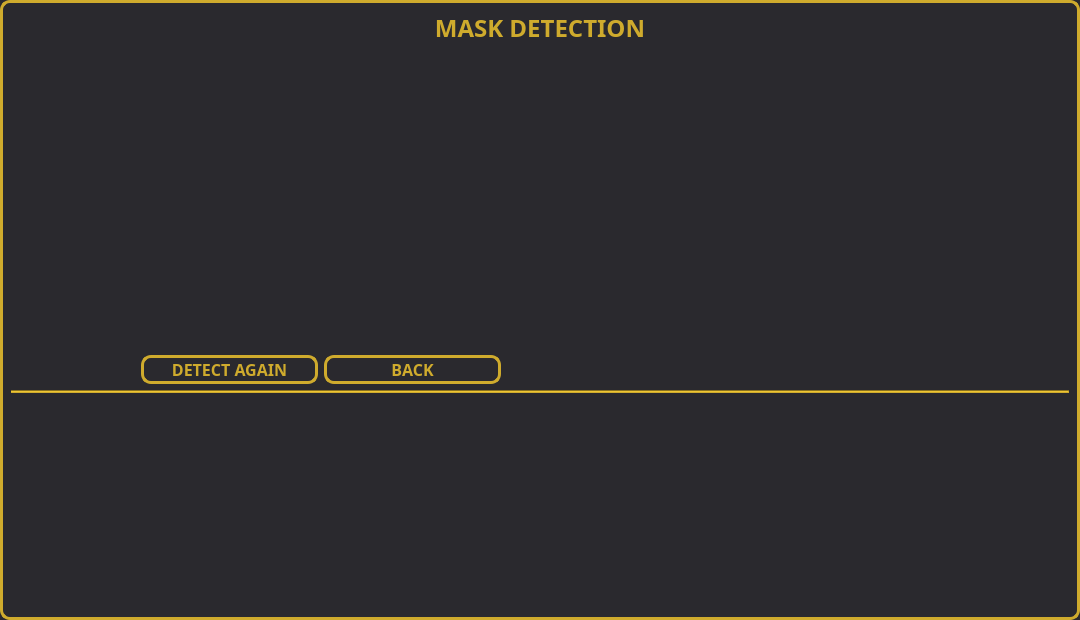
<?xml version="1.0" encoding="UTF-8"?>
<ui version="4.0">
 <class>DetectDialog</class>
 <widget class="QDialog" name="DetectDialog">
  <property name="geometry">
   <rect>
    <x>0</x>
    <y>0</y>
    <width>1080</width>
    <height>620</height>
   </rect>
  </property>
  <property name="minimumSize">
   <size>
    <width>1080</width>
    <height>620</height>
   </size>
  </property>
  <property name="font">
   <font>
    <family>MS Sans Serif</family>
   </font>
  </property>
  <property name="windowTitle">
   <string>Dialog</string>
  </property>
  <property name="styleSheet">
   <string notr="true">QDialog{
color: #cfab2d;
background-color: #2a292e;
border: 3px solid #cfab2d;
border-radius: 10px;}
   </string>
  </property>
  <layout class="QHBoxLayout" name="horizontalLayout_9">
   <item>
    <layout class="QVBoxLayout" name="main_vlayout">
     <item>
      <widget class="QLabel" name="title_label">
       <property name="minimumSize">
        <size>
         <width>0</width>
         <height>30</height>
        </size>
       </property>
       <property name="font">
        <font>
         <family>sans-serif</family>
         <pointsize>-1</pointsize>
         <weight>75</weight>
         <italic>false</italic>
         <bold>true</bold>
        </font>
       </property>
       <property name="styleSheet">
        <string notr="true">QLabel{
    color: #cfab2d;
    text-align: center;
	margin: 0 auto;
    font-weight: bold;
	font-size: 24px;
    font-family: sans-serif;
    text-transform: uppercase;
    letter-spacing: 0.1em;
}</string>
       </property>
       <property name="text">
        <string>MASK DETECTION</string>
       </property>
       <property name="alignment">
        <set>Qt::AlignCenter</set>
       </property>
      </widget>
     </item>
     <item>
      <layout class="QHBoxLayout" name="buttons_photo_hlayout">
       <item>
        <layout class="QVBoxLayout" name="label_buttons_vlayout">
         <item>
          <spacer name="v_spac_1">
           <property name="orientation">
            <enum>Qt::Vertical</enum>
           </property>
           <property name="sizeHint" stdset="0">
            <size>
             <width>20</width>
             <height>40</height>
            </size>
           </property>
          </spacer>
         </item>
         <item>
          <layout class="QVBoxLayout" name="labels_vlayout">
           <property name="leftMargin">
            <number>0</number>
           </property>
           <item alignment="Qt::AlignHCenter">
            <widget class="QLabel" name="delay_label">
             <property name="maximumSize">
              <size>
               <width>300</width>
               <height>40</height>
              </size>
             </property>
             <property name="styleSheet">
              <string notr="true">QLabel[is_hidden=&quot;false&quot;]{
border: 2px solid #cfab2d;
font-family:sans-serif;
text-align: center;
color: #cfab2d;
font-size: 16px;
font-weight: bold;
border-radius: 10px;
letter-spacing: 0.1em;
text-transform: uppercase;
min-width: 300px;
min-height: 40px;
}
QLabel[is_hidden=&quot;true&quot;]{
border: 0px solid black;
}</string>
             </property>
             <property name="text">
              <string/>
             </property>
             <property name="alignment">
              <set>Qt::AlignCenter</set>
             </property>
            </widget>
           </item>
           <item>
            <spacer name="verticalSpacer">
             <property name="orientation">
              <enum>Qt::Vertical</enum>
             </property>
             <property name="sizeHint" stdset="0">
              <size>
               <width>20</width>
               <height>40</height>
              </size>
             </property>
            </spacer>
           </item>
           <item alignment="Qt::AlignHCenter">
            <widget class="QLabel" name="conf_label">
             <property name="maximumSize">
              <size>
               <width>300</width>
               <height>40</height>
              </size>
             </property>
             <property name="styleSheet">
              <string notr="true">QLabel[is_hidden=&quot;false&quot;]{
border: 2px solid #cfab2d;
font-family:sans-serif;
text-align: center;
color: #cfab2d;
font-size: 16px;
font-weight: bold;
border-radius: 10px;
letter-spacing: 0.1em;
text-transform: uppercase;
min-width: 300px;
min-height: 40px;
}
QLabel[is_hidden=&quot;true&quot;]{
border: 0px soild black;
}</string>
             </property>
             <property name="text">
              <string/>
             </property>
             <property name="alignment">
              <set>Qt::AlignCenter</set>
             </property>
            </widget>
           </item>
           <item>
            <spacer name="v_spac_3">
             <property name="orientation">
              <enum>Qt::Vertical</enum>
             </property>
             <property name="sizeHint" stdset="0">
              <size>
               <width>20</width>
               <height>40</height>
              </size>
             </property>
            </spacer>
           </item>
           <item alignment="Qt::AlignHCenter">
            <widget class="QLabel" name="pred_label">
             <property name="minimumSize">
              <size>
               <width>0</width>
               <height>0</height>
              </size>
             </property>
             <property name="maximumSize">
              <size>
               <width>300</width>
               <height>40</height>
              </size>
             </property>
             <property name="styleSheet">
              <string notr="true">QLabel[is_hidden=&quot;false&quot;]{
border: 2px solid #cfab2d;
font-family:sans-serif;
text-align: center;
color: #cfab2d;
font-size: 14px;
font-weight: bold;
border-radius: 10px;
letter-spacing: 0.1em;
text-transform: uppercase;
min-width: 300px;
min-height: 40px;
}
QLabel[is_hidden=&quot;true&quot;]{
border: 0px solid black;
}</string>
             </property>
             <property name="text">
              <string/>
             </property>
             <property name="alignment">
              <set>Qt::AlignCenter</set>
             </property>
            </widget>
           </item>
          </layout>
         </item>
         <item>
          <spacer name="v_spac_4">
           <property name="orientation">
            <enum>Qt::Vertical</enum>
           </property>
           <property name="sizeHint" stdset="0">
            <size>
             <width>20</width>
             <height>40</height>
            </size>
           </property>
          </spacer>
         </item>
         <item>
          <layout class="QHBoxLayout" name="buttons_hlayout">
           <property name="leftMargin">
            <number>0</number>
           </property>
           <property name="rightMargin">
            <number>0</number>
           </property>
           <item>
            <widget class="QPushButton" name="detect_again_button">
             <property name="minimumSize">
              <size>
               <width>0</width>
               <height>0</height>
              </size>
             </property>
             <property name="maximumSize">
              <size>
               <width>177</width>
               <height>16777215</height>
              </size>
             </property>
             <property name="styleSheet">
              <string notr="true">/*QPushButton {
border: 2px solid gold;
font: sans-serif;
color: #cfab2d;
background-color: #2a292e;
text-align: center;
font-size: 12px;
}

QPushButton:hover {
border: 2px solid gold;
font: 13 px &quot;sans-serif&quot;;
color:#2a292e;
background-color: #cfab2d;
}
*/
QPushButton{
    color: #cfab2d;
    background-color: #2a292e;
    text-align: center;
    max-width: 33em;
    width: 9em;
    font-size: 16px;
    height: 2em;
    font-weight: bold;
    font-family: sans-serif;
    text-transform: uppercase;
    letter-spacing: 0.1em;
    border: 3px solid #cfab2d;
    border-radius: 10px;
}

QPushButton:hover{
    color:#2a292e;
    background-color: #cfab2d;
}</string>
             </property>
             <property name="text">
              <string>DETECT AGAIN</string>
             </property>
            </widget>
           </item>
           <item>
            <widget class="QPushButton" name="back_button">
             <property name="minimumSize">
              <size>
               <width>0</width>
               <height>0</height>
              </size>
             </property>
             <property name="maximumSize">
              <size>
               <width>177</width>
               <height>16777215</height>
              </size>
             </property>
             <property name="styleSheet">
              <string notr="true">/*QPushButton {
border: 2px solid gold;
font: sans-serif;
color: #cfab2d;
background-color: #2a292e;
text-align: center;
font-size: 12px;
}

QPushButton:hover {
border: 2px solid gold;
font: 13 px &quot;sans-serif&quot;;
color:#2a292e;
background-color: #cfab2d;
}
*/
QPushButton{
    color: #cfab2d;
    background-color: #2a292e;
    text-align: center;
    max-width: 33em;
    width: 9em;
    font-size: 16px;
    height: 2em;
    font-weight: bold;
    font-family: sans-serif;
    text-transform: uppercase;
    letter-spacing: 0.1em;
    border: 3px solid #cfab2d;
    border-radius: 10px;
}

QPushButton:hover{
    color:#2a292e;
    background-color: #cfab2d;
}</string>
             </property>
             <property name="text">
              <string>BACK</string>
             </property>
            </widget>
           </item>
          </layout>
         </item>
        </layout>
       </item>
       <item>
        <widget class="QLabel" name="main_image_label">
         <property name="minimumSize">
          <size>
           <width>300</width>
           <height>300</height>
          </size>
         </property>
         <property name="maximumSize">
          <size>
           <width>300</width>
           <height>300</height>
          </size>
         </property>
         <property name="styleSheet">
          <string notr="true">QLabel[is_hidden=&quot;false&quot;]{
border: 3px solid #cfab2d;
border-radius: 10px;
}
QLabel[is_hidden=&quot;true&quot;]{
font-family:sans-serif;
text-align: center;
color: #cfab2d;
font-size: 14px;
font-weight: bold;
letter-spacing: 0.1em;
text-transform: uppercase;
}</string>
         </property>
         <property name="text">
          <string/>
         </property>
        </widget>
       </item>
      </layout>
     </item>
     <item>
      <widget class="Line" name="line">
       <property name="styleSheet">
        <string notr="true">
background-color: #cfab2d;</string>
       </property>
       <property name="orientation">
        <enum>Qt::Horizontal</enum>
       </property>
      </widget>
     </item>
     <item>
      <layout class="QHBoxLayout" name="history_hlayout">
       <item>
        <layout class="QVBoxLayout" name="history_1_vlayout">
         <item alignment="Qt::AlignHCenter|Qt::AlignVCenter">
          <widget class="QLabel" name="image_label_1">
           <property name="minimumSize">
            <size>
             <width>150</width>
             <height>150</height>
            </size>
           </property>
           <property name="maximumSize">
            <size>
             <width>150</width>
             <height>150</height>
            </size>
           </property>
           <property name="styleSheet">
            <string notr="true">
QLabel[is_hidden=&quot;false&quot;]{
border: 3px solid #cfab2d;
border-radius: 10px;
}

QLabel[is_hidden=&quot;true&quot;]{
border: 3px solid #2a292e;
border-radius: 10px;
}</string>
           </property>
           <property name="text">
            <string/>
           </property>
          </widget>
         </item>
         <item>
          <widget class="QLabel" name="pred_label_1">
           <property name="styleSheet">
            <string notr="true">QLabel[is_hidden=&quot;false&quot;]{
border: 1px solid #cfab2d;
font-family:sans-serif;
color: #cfab2d;
font-size: 10px;
text-align: center;
border-radius: 5px;
font-weight: bold;
font-family: sans-serif;
text-transform: uppercase;
letter-spacing: 0.1em;
}
QLabel[is_hidden=&quot;true&quot;]{
border: 1px solid #2a292e;
font-family:sans-serif;
color: #2a292e;
font-size: 10px;
text-align: center;
border-radius: 5px;
font-weight: bold;
font-family: sans-serif;
text-transform: uppercase;
letter-spacing: 0.1em;
}
</string>
           </property>
           <property name="text">
            <string/>
           </property>
           <property name="alignment">
            <set>Qt::AlignCenter</set>
           </property>
          </widget>
         </item>
         <item>
          <widget class="QLabel" name="conf_label_1">
           <property name="styleSheet">
            <string notr="true">QLabel[is_hidden=&quot;false&quot;]{
border: 1px solid #cfab2d;
font-family:sans-serif;
color: #cfab2d;
font-size: 10px;
text-align: center;
border-radius: 5px;
font-weight: bold;
font-family: sans-serif;
text-transform: uppercase;
letter-spacing: 0.1em;
}
QLabel[is_hidden=&quot;true&quot;]{
border: 1px solid #2a292e;
font-family:sans-serif;
color: #2a292e;
font-size: 10px;
text-align: center;
border-radius: 5px;
font-weight: bold;
font-family: sans-serif;
text-transform: uppercase;
letter-spacing: 0.1em;
}
</string>
           </property>
           <property name="text">
            <string/>
           </property>
           <property name="alignment">
            <set>Qt::AlignCenter</set>
           </property>
          </widget>
         </item>
         <item>
          <widget class="QLabel" name="sec_label_1">
           <property name="styleSheet">
            <string notr="true">QLabel[is_hidden=&quot;false&quot;]{
border: 1px solid #cfab2d;
font-family:sans-serif;
color: #cfab2d;
font-size: 10px;
text-align: center;
border-radius: 5px;
font-weight: bold;
font-family: sans-serif;
text-transform: uppercase;
letter-spacing: 0.1em;
}
QLabel[is_hidden=&quot;true&quot;]{
border: 1px solid #2a292e;
font-family:sans-serif;
color: #2a292e;
font-size: 10px;
text-align: center;
border-radius: 5px;
font-weight: bold;
font-family: sans-serif;
text-transform: uppercase;
letter-spacing: 0.1em;
}
</string>
           </property>
           <property name="text">
            <string/>
           </property>
           <property name="alignment">
            <set>Qt::AlignCenter</set>
           </property>
          </widget>
         </item>
        </layout>
       </item>
       <item>
        <layout class="QVBoxLayout" name="history_2_vlayout">
         <item alignment="Qt::AlignHCenter|Qt::AlignVCenter">
          <widget class="QLabel" name="image_label_2">
           <property name="minimumSize">
            <size>
             <width>150</width>
             <height>150</height>
            </size>
           </property>
           <property name="maximumSize">
            <size>
             <width>150</width>
             <height>150</height>
            </size>
           </property>
           <property name="styleSheet">
            <string notr="true">
QLabel[is_hidden=&quot;false&quot;]{
border: 3px solid #cfab2d;
border-radius: 10px;
}

QLabel[is_hidden=&quot;true&quot;]{
border: 3px solid #2a292e;
border-radius: 10px;
}</string>
           </property>
           <property name="text">
            <string/>
           </property>
          </widget>
         </item>
         <item>
          <widget class="QLabel" name="pred_label_2">
           <property name="styleSheet">
            <string notr="true">QLabel[is_hidden=&quot;false&quot;]{
border: 1px solid #cfab2d;
font-family:sans-serif;
color: #cfab2d;
font-size: 10px;
text-align: center;
border-radius: 5px;
font-weight: bold;
font-family: sans-serif;
text-transform: uppercase;
letter-spacing: 0.1em;
}
QLabel[is_hidden=&quot;true&quot;]{
border: 1px solid #2a292e;
font-family:sans-serif;
color: #2a292e;
font-size: 10px;
text-align: center;
border-radius: 5px;
font-weight: bold;
font-family: sans-serif;
text-transform: uppercase;
letter-spacing: 0.1em;
}
</string>
           </property>
           <property name="text">
            <string/>
           </property>
           <property name="alignment">
            <set>Qt::AlignCenter</set>
           </property>
          </widget>
         </item>
         <item>
          <widget class="QLabel" name="conf_label_2">
           <property name="styleSheet">
            <string notr="true">QLabel[is_hidden=&quot;false&quot;]{
border: 1px solid #cfab2d;
font-family:sans-serif;
color: #cfab2d;
font-size: 10px;
text-align: center;
border-radius: 5px;
font-weight: bold;
font-family: sans-serif;
text-transform: uppercase;
letter-spacing: 0.1em;
}
QLabel[is_hidden=&quot;true&quot;]{
border: 1px solid #2a292e;
font-family:sans-serif;
color: #2a292e;
font-size: 10px;
text-align: center;
border-radius: 5px;
font-weight: bold;
font-family: sans-serif;
text-transform: uppercase;
letter-spacing: 0.1em;
}
</string>
           </property>
           <property name="text">
            <string/>
           </property>
           <property name="alignment">
            <set>Qt::AlignCenter</set>
           </property>
          </widget>
         </item>
         <item>
          <widget class="QLabel" name="sec_label_2">
           <property name="styleSheet">
            <string notr="true">QLabel[is_hidden=&quot;false&quot;]{
border: 1px solid #cfab2d;
font-family:sans-serif;
color: #cfab2d;
font-size: 10px;
text-align: center;
border-radius: 5px;
font-weight: bold;
font-family: sans-serif;
text-transform: uppercase;
letter-spacing: 0.1em;
}
QLabel[is_hidden=&quot;true&quot;]{
border: 1px solid #2a292e;
font-family:sans-serif;
color: #2a292e;
font-size: 10px;
text-align: center;
border-radius: 5px;
font-weight: bold;
font-family: sans-serif;
text-transform: uppercase;
letter-spacing: 0.1em;
}
</string>
           </property>
           <property name="text">
            <string/>
           </property>
           <property name="alignment">
            <set>Qt::AlignCenter</set>
           </property>
          </widget>
         </item>
        </layout>
       </item>
       <item>
        <layout class="QVBoxLayout" name="history_3_vlayout">
         <item alignment="Qt::AlignHCenter|Qt::AlignVCenter">
          <widget class="QLabel" name="image_label_3">
           <property name="minimumSize">
            <size>
             <width>150</width>
             <height>150</height>
            </size>
           </property>
           <property name="maximumSize">
            <size>
             <width>150</width>
             <height>150</height>
            </size>
           </property>
           <property name="styleSheet">
            <string notr="true">
QLabel[is_hidden=&quot;false&quot;]{
border: 3px solid #cfab2d;
border-radius: 10px;
}

QLabel[is_hidden=&quot;true&quot;]{
border: 3px solid #2a292e;
border-radius: 10px;
}</string>
           </property>
           <property name="text">
            <string/>
           </property>
          </widget>
         </item>
         <item>
          <widget class="QLabel" name="pred_label_3">
           <property name="styleSheet">
            <string notr="true">QLabel[is_hidden=&quot;false&quot;]{
border: 1px solid #cfab2d;
font-family:sans-serif;
color: #cfab2d;
font-size: 10px;
text-align: center;
border-radius: 5px;
font-weight: bold;
font-family: sans-serif;
text-transform: uppercase;
letter-spacing: 0.1em;
}
QLabel[is_hidden=&quot;true&quot;]{
border: 1px solid #2a292e;
font-family:sans-serif;
color: #2a292e;
font-size: 10px;
text-align: center;
border-radius: 5px;
font-weight: bold;
font-family: sans-serif;
text-transform: uppercase;
letter-spacing: 0.1em;
}
</string>
           </property>
           <property name="text">
            <string/>
           </property>
           <property name="alignment">
            <set>Qt::AlignCenter</set>
           </property>
          </widget>
         </item>
         <item>
          <widget class="QLabel" name="conf_label_3">
           <property name="styleSheet">
            <string notr="true">QLabel[is_hidden=&quot;false&quot;]{
border: 1px solid #cfab2d;
font-family:sans-serif;
color: #cfab2d;
font-size: 10px;
text-align: center;
border-radius: 5px;
font-weight: bold;
font-family: sans-serif;
text-transform: uppercase;
letter-spacing: 0.1em;
}
QLabel[is_hidden=&quot;true&quot;]{
border: 1px solid #2a292e;
font-family:sans-serif;
color: #2a292e;
font-size: 10px;
text-align: center;
border-radius: 5px;
font-weight: bold;
font-family: sans-serif;
text-transform: uppercase;
letter-spacing: 0.1em;
}
</string>
           </property>
           <property name="text">
            <string/>
           </property>
           <property name="alignment">
            <set>Qt::AlignCenter</set>
           </property>
          </widget>
         </item>
         <item>
          <widget class="QLabel" name="sec_label_3">
           <property name="styleSheet">
            <string notr="true">QLabel[is_hidden=&quot;false&quot;]{
border: 1px solid #cfab2d;
font-family:sans-serif;
color: #cfab2d;
font-size: 10px;
text-align: center;
border-radius: 5px;
font-weight: bold;
font-family: sans-serif;
text-transform: uppercase;
letter-spacing: 0.1em;
}
QLabel[is_hidden=&quot;true&quot;]{
border: 1px solid #2a292e;
font-family:sans-serif;
color: #2a292e;
font-size: 10px;
text-align: center;
border-radius: 5px;
font-weight: bold;
font-family: sans-serif;
text-transform: uppercase;
letter-spacing: 0.1em;
}
</string>
           </property>
           <property name="text">
            <string/>
           </property>
           <property name="alignment">
            <set>Qt::AlignCenter</set>
           </property>
          </widget>
         </item>
        </layout>
       </item>
       <item>
        <layout class="QVBoxLayout" name="history_4_vlayout">
         <item alignment="Qt::AlignHCenter|Qt::AlignVCenter">
          <widget class="QLabel" name="image_label_4">
           <property name="minimumSize">
            <size>
             <width>150</width>
             <height>150</height>
            </size>
           </property>
           <property name="maximumSize">
            <size>
             <width>150</width>
             <height>150</height>
            </size>
           </property>
           <property name="styleSheet">
            <string notr="true">
QLabel[is_hidden=&quot;false&quot;]{
border: 3px solid #cfab2d;
border-radius: 10px;
}

QLabel[is_hidden=&quot;true&quot;]{
border: 3px solid #2a292e;
border-radius: 10px;
}</string>
           </property>
           <property name="text">
            <string/>
           </property>
           <property name="alignment">
            <set>Qt::AlignCenter</set>
           </property>
          </widget>
         </item>
         <item>
          <widget class="QLabel" name="pred_label_4">
           <property name="styleSheet">
            <string notr="true">QLabel[is_hidden=&quot;false&quot;]{
border: 1px solid #cfab2d;
font-family:sans-serif;
color: #cfab2d;
font-size: 10px;
text-align: center;
border-radius: 5px;
font-weight: bold;
font-family: sans-serif;
text-transform: uppercase;
letter-spacing: 0.1em;
}
QLabel[is_hidden=&quot;true&quot;]{
border: 1px solid #2a292e;
font-family:sans-serif;
color: #2a292e;
font-size: 10px;
text-align: center;
border-radius: 5px;
font-weight: bold;
font-family: sans-serif;
text-transform: uppercase;
letter-spacing: 0.1em;
}
</string>
           </property>
           <property name="text">
            <string/>
           </property>
           <property name="alignment">
            <set>Qt::AlignCenter</set>
           </property>
          </widget>
         </item>
         <item>
          <widget class="QLabel" name="conf_label_4">
           <property name="styleSheet">
            <string notr="true">QLabel[is_hidden=&quot;false&quot;]{
border: 1px solid #cfab2d;
font-family:sans-serif;
color: #cfab2d;
font-size: 10px;
text-align: center;
border-radius: 5px;
font-weight: bold;
font-family: sans-serif;
text-transform: uppercase;
letter-spacing: 0.1em;
}
QLabel[is_hidden=&quot;true&quot;]{
border: 1px solid #2a292e;
font-family:sans-serif;
color: #2a292e;
font-size: 10px;
text-align: center;
border-radius: 5px;
font-weight: bold;
font-family: sans-serif;
text-transform: uppercase;
letter-spacing: 0.1em;
}
</string>
           </property>
           <property name="text">
            <string/>
           </property>
           <property name="alignment">
            <set>Qt::AlignCenter</set>
           </property>
          </widget>
         </item>
         <item>
          <widget class="QLabel" name="sec_label_4">
           <property name="styleSheet">
            <string notr="true">QLabel[is_hidden=&quot;false&quot;]{
border: 1px solid #cfab2d;
font-family:sans-serif;
color: #cfab2d;
font-size: 10px;
text-align: center;
border-radius: 5px;
font-weight: bold;
font-family: sans-serif;
text-transform: uppercase;
letter-spacing: 0.1em;
}
QLabel[is_hidden=&quot;true&quot;]{
border: 1px solid #2a292e;
font-family:sans-serif;
color: #2a292e;
font-size: 10px;
text-align: center;
border-radius: 5px;
font-weight: bold;
font-family: sans-serif;
text-transform: uppercase;
letter-spacing: 0.1em;
}
</string>
           </property>
           <property name="text">
            <string/>
           </property>
           <property name="alignment">
            <set>Qt::AlignCenter</set>
           </property>
          </widget>
         </item>
        </layout>
       </item>
       <item>
        <layout class="QVBoxLayout" name="history_5_vlayout">
         <item alignment="Qt::AlignHCenter|Qt::AlignVCenter">
          <widget class="QLabel" name="image_label_5">
           <property name="minimumSize">
            <size>
             <width>150</width>
             <height>150</height>
            </size>
           </property>
           <property name="maximumSize">
            <size>
             <width>150</width>
             <height>150</height>
            </size>
           </property>
           <property name="styleSheet">
            <string notr="true">
QLabel[is_hidden=&quot;false&quot;]{
border: 3px solid #cfab2d;
border-radius: 10px;
}

QLabel[is_hidden=&quot;true&quot;]{
border: 3px solid #2a292e;
border-radius: 10px;
}</string>
           </property>
           <property name="text">
            <string/>
           </property>
           <property name="alignment">
            <set>Qt::AlignCenter</set>
           </property>
          </widget>
         </item>
         <item>
          <widget class="QLabel" name="pred_label_5">
           <property name="styleSheet">
            <string notr="true">QLabel[is_hidden=&quot;false&quot;]{
border: 1px solid #cfab2d;
font-family:sans-serif;
color: #cfab2d;
font-size: 10px;
text-align: center;
border-radius: 5px;
font-weight: bold;
font-family: sans-serif;
text-transform: uppercase;
letter-spacing: 0.1em;
}
QLabel[is_hidden=&quot;true&quot;]{
border: 1px solid #2a292e;
font-family:sans-serif;
color: #2a292e;
font-size: 10px;
text-align: center;
border-radius: 5px;
font-weight: bold;
font-family: sans-serif;
text-transform: uppercase;
letter-spacing: 0.1em;
}
</string>
           </property>
           <property name="text">
            <string/>
           </property>
           <property name="alignment">
            <set>Qt::AlignCenter</set>
           </property>
          </widget>
         </item>
         <item>
          <widget class="QLabel" name="conf_label_5">
           <property name="styleSheet">
            <string notr="true">QLabel[is_hidden=&quot;false&quot;]{
border: 1px solid #cfab2d;
font-family:sans-serif;
color: #cfab2d;
font-size: 10px;
text-align: center;
border-radius: 5px;
font-weight: bold;
font-family: sans-serif;
text-transform: uppercase;
letter-spacing: 0.1em;
}
QLabel[is_hidden=&quot;true&quot;]{
border: 1px solid #2a292e;
font-family:sans-serif;
color: #2a292e;
font-size: 10px;
text-align: center;
border-radius: 5px;
font-weight: bold;
font-family: sans-serif;
text-transform: uppercase;
letter-spacing: 0.1em;
}
</string>
           </property>
           <property name="text">
            <string/>
           </property>
           <property name="alignment">
            <set>Qt::AlignCenter</set>
           </property>
          </widget>
         </item>
         <item>
          <widget class="QLabel" name="sec_label_5">
           <property name="styleSheet">
            <string notr="true">QLabel[is_hidden=&quot;false&quot;]{
border: 1px solid #cfab2d;
font-family:sans-serif;
color: #cfab2d;
font-size: 10px;
text-align: center;
border-radius: 5px;
font-weight: bold;
font-family: sans-serif;
text-transform: uppercase;
letter-spacing: 0.1em;
}
QLabel[is_hidden=&quot;true&quot;]{
border: 1px solid #2a292e;
font-family:sans-serif;
color: #2a292e;
font-size: 10px;
text-align: center;
border-radius: 5px;
font-weight: bold;
font-family: sans-serif;
text-transform: uppercase;
letter-spacing: 0.1em;
}
</string>
           </property>
           <property name="text">
            <string/>
           </property>
           <property name="alignment">
            <set>Qt::AlignCenter</set>
           </property>
          </widget>
         </item>
        </layout>
       </item>
      </layout>
     </item>
    </layout>
   </item>
  </layout>
 </widget>
 <resources/>
 <connections/>
</ui>
